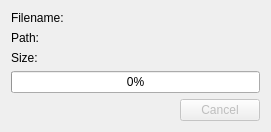
<?xml version="1.0" encoding="UTF-8"?>
<ui version="4.0">
 <class>SendFileDialog</class>
 <widget class="QDialog" name="SendFileDialog">
  <property name="geometry">
   <rect>
    <x>0</x>
    <y>0</y>
    <width>271</width>
    <height>123</height>
   </rect>
  </property>
  <property name="windowTitle">
   <string>Send File</string>
  </property>
  <layout class="QVBoxLayout" name="verticalLayout">
   <item>
    <layout class="QFormLayout" name="formLayout">
     <item row="0" column="0">
      <widget class="QLabel" name="label">
       <property name="text">
        <string>Filename:</string>
       </property>
      </widget>
     </item>
     <item row="0" column="1">
      <widget class="QLabel" name="filenameLabel">
       <property name="text">
        <string/>
       </property>
      </widget>
     </item>
     <item row="1" column="0">
      <widget class="QLabel" name="label_2">
       <property name="text">
        <string>Path:</string>
       </property>
      </widget>
     </item>
     <item row="1" column="1">
      <widget class="QLabel" name="pathLabel">
       <property name="text">
        <string/>
       </property>
      </widget>
     </item>
     <item row="2" column="0">
      <widget class="QLabel" name="label_3">
       <property name="text">
        <string>Size:</string>
       </property>
      </widget>
     </item>
     <item row="2" column="1">
      <widget class="QLabel" name="sizeLabel">
       <property name="text">
        <string/>
       </property>
      </widget>
     </item>
    </layout>
   </item>
   <item>
    <widget class="QProgressBar" name="progressBar">
     <property name="value">
      <number>0</number>
     </property>
    </widget>
   </item>
   <item>
    <widget class="QDialogButtonBox" name="buttonBox">
     <property name="enabled">
      <bool>false</bool>
     </property>
     <property name="orientation">
      <enum>Qt::Horizontal</enum>
     </property>
     <property name="standardButtons">
      <set>QDialogButtonBox::Cancel</set>
     </property>
    </widget>
   </item>
  </layout>
 </widget>
 <resources/>
 <connections>
  <connection>
   <sender>buttonBox</sender>
   <signal>accepted()</signal>
   <receiver>SendFileDialog</receiver>
   <slot>accept()</slot>
   <hints>
    <hint type="sourcelabel">
     <x>248</x>
     <y>254</y>
    </hint>
    <hint type="destinationlabel">
     <x>157</x>
     <y>274</y>
    </hint>
   </hints>
  </connection>
  <connection>
   <sender>buttonBox</sender>
   <signal>rejected()</signal>
   <receiver>SendFileDialog</receiver>
   <slot>reject()</slot>
   <hints>
    <hint type="sourcelabel">
     <x>316</x>
     <y>260</y>
    </hint>
    <hint type="destinationlabel">
     <x>286</x>
     <y>274</y>
    </hint>
   </hints>
  </connection>
 </connections>
</ui>
